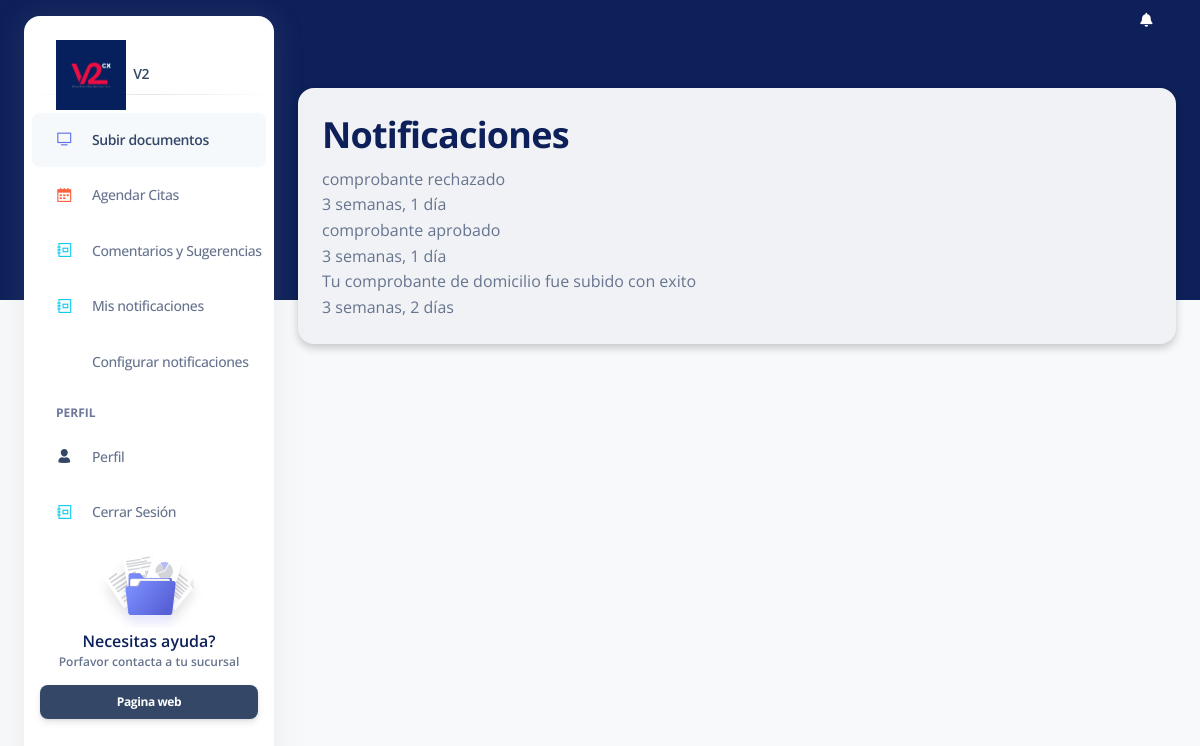
Before: /v2/notifications (signed in) with the older database file.
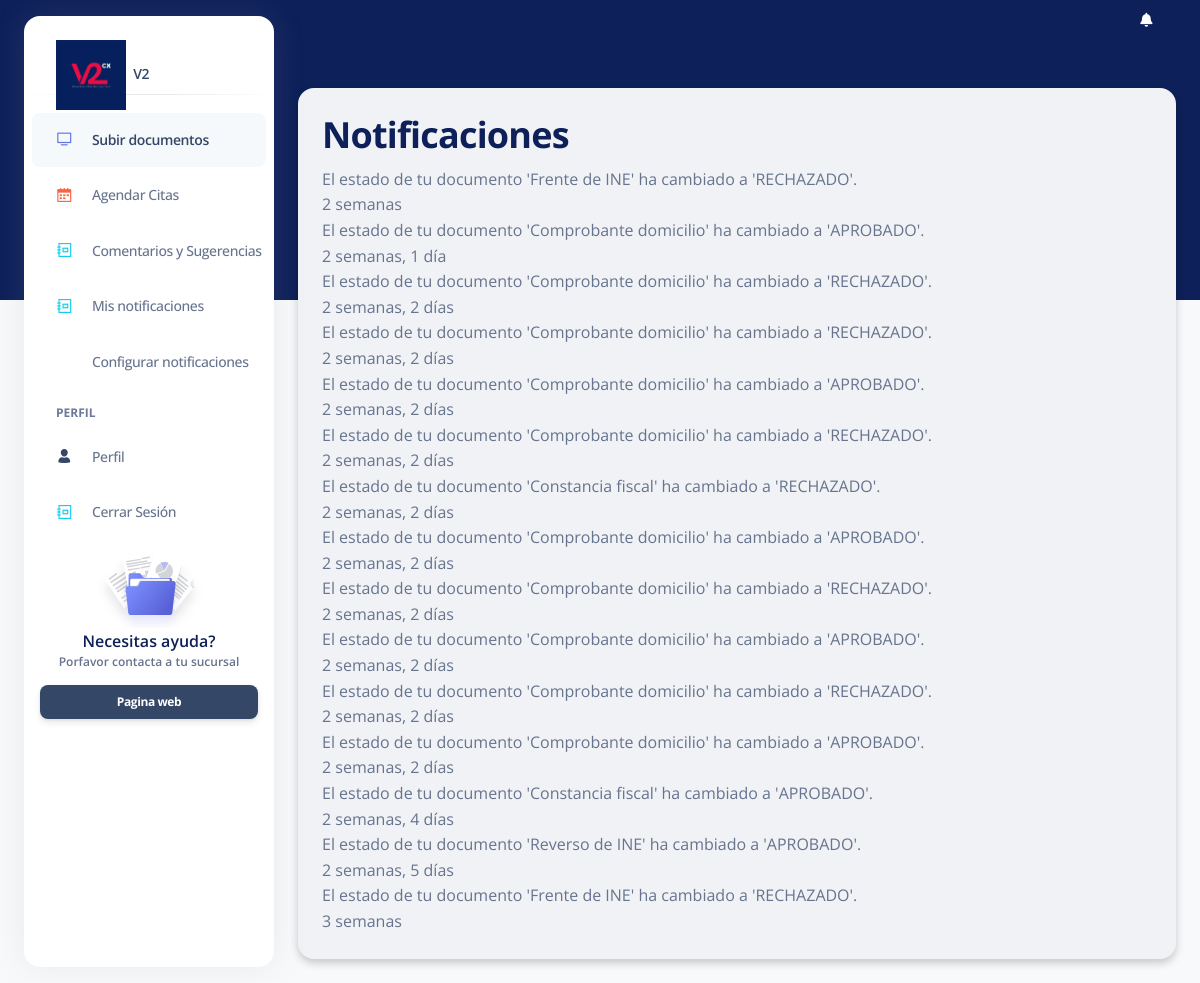
After: the same page with the newer database file.
### clientes/models.py (models this page shows, shortened)
class Notificacion(models.Model):
    usuario = models.ForeignKey(settings.AUTH_USER_MODEL, on_delete=models.CASCADE)
    mensaje = models.TextField()
    fecha_creacion = models.DateTimeField(auto_now_add=True)
    leida = models.BooleanField(default=False)

### clientes/views.py (the view)
# urls.py: path('v2/notifications', views.notifications, name='notifications')
@login_required
def notifications(request):
    notificaciones = Notificacion.objects.filter(usuario=request.user, leida=False).order_by('-fecha_creacion')
    notificaciones_list = Notificacion.objects.filter(usuario=request.user).order_by('-fecha_creacion')
    context ={
        'notificaciones': notificaciones,
        'notificaciones_list':notificaciones_list
    }
    return render(request, 'notifications.html', context)

### clientes/templates/notifications.html (shortened to what this page needs)
{% extends "base_client.html" %}
{% load static %}
{% block content %}
<div class="container-fluid py-4">
    <div class="row mt-4">
        <div class="col-lg-12">
            <div class="card" style="background-color: #f0f2f5; box-shadow: 0 4px 8px 0 rgba(0,0,0,0.2);">
                <div class="card-body">
                    <h2 class="card-title">Notificaciones</h2>
                    <div class="notification-list">
                        {% for notificacion in notificaciones_list%}
                            <div class="notification-item">
                                <div class="notification-text">
                                    {{ notificacion.mensaje }}
                                </div>
                                <div class="notification-time">{{ notificacion.fecha_creacion|timesince }}</div>
                            </div>
                        {% empty %}
                            <div class="notification-item">
                                No hay notificaciones.
                            </div>
                        {% endfor %}
                    </div>
                </div>
            </div>
        </div>
    </div>
</div>
{% endblock %}

### clientes/templates/base_client.html (shortened to what this page needs)
{% load static %}
<!DOCTYPE html>
<html>
    <head>
        <link href="{% static 'assets/css/nucleo-icons.css' %}" rel="stylesheet" />
        <link href="{% static 'assets/css/nucleo-svg.css' %}" rel="stylesheet" />
        <link href="{% static 'assets/css/nucleo-svg.css' %}" rel="stylesheet" />
        <link id="pagestyle" href="{% static 'assets/css/argon-dashboard.css' %}" rel="stylesheet" />
    </head>
<body class="g-sidenav-show   bg-gray-100">
    <aside class="sidenav bg-white navbar navbar-vertical navbar-expand-xs border-0 border-radius-xl my-3 fixed-start ms-4 " id="sidenav-main">
        <div class="sidenav-header">
          <a class="navbar-brand m-0" href="#" target="_blank">
            <img src="{% static 'assets/img/logov2.png' %}" class="navbar-brand-img " alt="main_logo" style="width: 70px; height: 70px;">
            <span class="ms-1 font-weight-bold">V2</span>
          </a>
        </div>
        <hr class="horizontal dark mt-0">
        <div class="collapse navbar-collapse  w-auto " id="sidenav-collapse-main">
          <ul class="navbar-nav">
            <li class="nav-item">
              <a class="nav-link active" href="/v2/dashboard/documentos">
                <div class="icon icon-shape icon-sm border-radius-md text-center me-2 d-flex align-items-center justify-content-center">
                  <i class="ni ni-tv-2 text-primary text-sm opacity-10"></i>
                </div>
                <span class="nav-link-text ms-1">Subir documentos</span>
              </a>
            </li>
            <li class="nav-item">
              <a class="nav-link " href="/v2/cliente_citas/">
                <div class="icon icon-shape icon-sm border-radius-md text-center me-2 d-flex align-items-center justify-content-center">
                  <i class="ni ni-calendar-grid-58 text-warning text-sm opacity-10"></i>
                </div>
                <span class="nav-link-text ms-1">Agendar Citas</span>
              </a>
            </li>
            <li class="nav-item">
              <a class="nav-link " href="/v2/dashboard/comentarios">
                <div class="icon icon-shape icon-sm border-radius-md text-center me-2 d-flex align-items-center justify-content-center">
                    <i class="ni ni-collection text-info text-sm opacity-10"></i>
                </div>
                <span class="nav-link-text ms-1">Comentarios y Sugerencias</span>
              </a>
            </li>
            <li class="nav-item">
              <a class="nav-link " href="/v2/notifications">
                <div class="icon icon-shape icon-sm border-radius-md text-center me-2 d-flex align-items-center justify-content-center">
                    <i class="ni ni-collection text-info text-sm opacity-10"></i>
                </div>
                <span class="nav-link-text ms-1">Mis notificaciones</span>
              </a>
            </li>
            <li class="nav-item">
              <a class="nav-link " href="{% url 'notification_settings' %}">
                <div class="icon icon-shape icon-sm border-radius-md text-center me-2 d-flex align-items-center justify-content-center">
                </div>
                <span class="nav-link-text ms-1">Configurar notificaciones</span>
              </a>
            </li>
            <li class="nav-item mt-3">
              <h6 class="ps-4 ms-2 text-uppercase text-xs font-weight-bolder opacity-6">Perfil</h6>
            </li>
            <li class="nav-item">
              <a class="nav-link " href="../pages/profile.html">
                <div class="icon icon-shape icon-sm border-radius-md text-center me-2 d-flex align-items-center justify-content-center">
                  <i class="ni ni-single-02 text-dark text-sm opacity-10"></i>
                </div>
                <span class="nav-link-text ms-1">Perfil</span>
              </a>
            </li>
            <li class="nav-item">
              <a class="nav-link " href="/logout">
                <div class="icon icon-shape icon-sm border-radius-md text-center me-2 d-flex align-items-center justify-content-center">
                  <i class="ni ni-collection text-info text-sm opacity-10"></i>
                </div>
                <span class="nav-link-text ms-1">Cerrar Sesión</span>
              </a>
            </li>
          </ul>
        </div>
        <div class="sidenav-footer mx-3 ">
          <div class="card card-plain shadow-none" id="sidenavCard">
            <img class="w-50 mx-auto" src="{% static 'assets/img/illustrations/icon-documentation.svg' %}" alt="sidebar_illustration">
            <div class="card-body text-center p-3 w-100 pt-0">
              <div class="docs-info">
                <h6 class="mb-0">Necesitas ayuda?</h6>
                <p class="text-xs font-weight-bold mb-0">Porfavor contacta a tu sucursal</p>
              </div>
            </div>
          </div>
          <a href="https://www.mazda.mx/distribuidores/mazda-plasencia" target="_blank" class="btn btn-dark btn-sm w-100 mb-3">Pagina web</a>
        </div>
    </aside>
    <main class="main-content position-relative border-radius-lg ">
        <nav class="navbar navbar-main navbar-expand-lg px-0 mx-4 shadow-none border-radius-xl " id="navbarBlur" data-scroll="false">
          <div class="container-fluid py-1 px-3">
            <div class="collapse navbar-collapse mt-sm-0 mt-2 me-md-0 me-sm-4" id="navbar">
              <ul class="navbar-nav  justify-content-end">
                <li class="nav-item px-3 d-flex align-items-center">
                </li>
                <li class="nav-item dropdown pe-2 d-flex align-items-center">
                  <a href="javascript:;" class="nav-link text-white p-0" id="dropdownMenuButton" data-bs-toggle="dropdown" aria-expanded="false">
                      <i class="fa fa-bell cursor-pointer {% if notificaciones %}bell-notification{% endif %}"></i>
                  </a>
                </li>
              </ul>
            </div>
          </div>
        </nav>
        {% block content %}
        {% endblock %}
    </main>
</body>
</html>

### clientes/static/assets/css/nucleo-svg.css (style rules this page uses)
.icon { display: inline-block; color: #111111; height: 1em; width: 1em; }
.icon-sm { height: 0.8em; width: 0.8em; }
.icon { fill: currentColor; stroke: none; }

Changed rows visible on the page:
removed Notificacion: mensaje "comprobante rechazado", fecha_creacion "3 semanas, 1 día"
removed Notificacion: mensaje "comprobante aprobado", fecha_creacion "3 semanas, 1 día"
removed Notificacion: mensaje "Tu comprobante de domicilio fue subido con exito", fecha_creacion "3 semanas, 2 días"
added Notificacion: mensaje "El estado de tu documento 'Frente de INE' ha cambiado a 'RECHAZADO'.", fecha_creacion "2 semanas"
added Notificacion: mensaje "El estado de tu documento 'Comprobante domicilio' ha cambiado a 'APROBADO'.", fecha_creacion "2 semanas, 1 día"
added Notificacion: mensaje "El estado de tu documento 'Comprobante domicilio' ha cambiado a 'RECHAZADO'.", fecha_creacion "2 semanas, 2 días"
added Notificacion: mensaje "El estado de tu documento 'Comprobante domicilio' ha cambiado a 'RECHAZADO'.", fecha_creacion "2 semanas, 2 días"
added Notificacion: mensaje "El estado de tu documento 'Comprobante domicilio' ha cambiado a 'APROBADO'.", fecha_creacion "2 semanas, 2 días"
added Notificacion: mensaje "El estado de tu documento 'Comprobante domicilio' ha cambiado a 'RECHAZADO'.", fecha_creacion "2 semanas, 2 días"
added Notificacion: mensaje "El estado de tu documento 'Constancia fiscal' ha cambiado a 'RECHAZADO'.", fecha_creacion "2 semanas, 2 días"
added Notificacion: mensaje "El estado de tu documento 'Comprobante domicilio' ha cambiado a 'APROBADO'.", fecha_creacion "2 semanas, 2 días"
added Notificacion: mensaje "El estado de tu documento 'Comprobante domicilio' ha cambiado a 'RECHAZADO'.", fecha_creacion "2 semanas, 2 días"
added Notificacion: mensaje "El estado de tu documento 'Comprobante domicilio' ha cambiado a 'APROBADO'.", fecha_creacion "2 semanas, 2 días"
added Notificacion: mensaje "El estado de tu documento 'Comprobante domicilio' ha cambiado a 'RECHAZADO'.", fecha_creacion "2 semanas, 2 días"
added Notificacion: mensaje "El estado de tu documento 'Comprobante domicilio' ha cambiado a 'APROBADO'.", fecha_creacion "2 semanas, 2 días"
added Notificacion: mensaje "El estado de tu documento 'Constancia fiscal' ha cambiado a 'APROBADO'.", fecha_creacion "2 semanas, 4 días"
added Notificacion: mensaje "El estado de tu documento 'Reverso de INE' ha cambiado a 'APROBADO'.", fecha_creacion "2 semanas, 5 días"
added Notificacion: mensaje "El estado de tu documento 'Frente de INE' ha cambiado a 'RECHAZADO'.", fecha_creacion "3 semanas"
